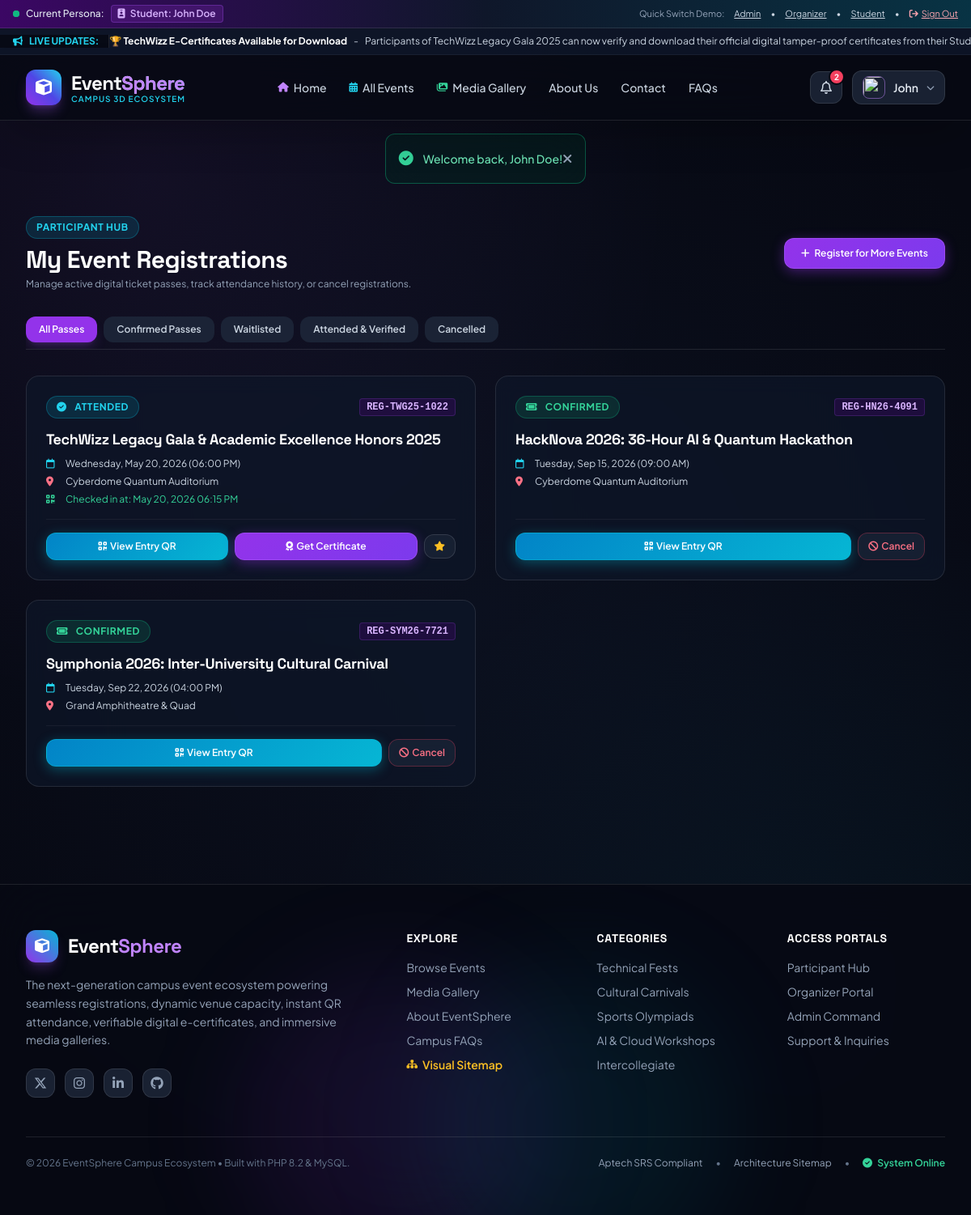
The app's page /student/my_events.php (signed in) with its own data.
### tables this page shows
CREATE TABLE `announcements` (
  `id` INT AUTO_INCREMENT PRIMARY KEY,
  `title` VARCHAR(200) NOT NULL,
  `content` TEXT NOT NULL,
  `target_role` ENUM('all', 'student', 'organizer', 'event_registrants') NOT NULL DEFAULT 'all',
  `event_id` INT DEFAULT NULL,
  `created_by` INT NOT NULL,
  `is_active` TINYINT(1) NOT NULL DEFAULT 1,
  `created_at` TIMESTAMP DEFAULT CURRENT_TIMESTAMP,
  FOREIGN KEY (`created_by`) REFERENCES `users`(`id`) ON DELETE CASCADE,
  FOREIGN KEY (`event_id`) REFERENCES `events`(`id`) ON DELETE CASCADE
);

CREATE TABLE `registrations` (
  `id` INT AUTO_INCREMENT PRIMARY KEY,
  `event_id` INT NOT NULL,
  `user_id` INT NOT NULL,
  `registration_code` VARCHAR(50) UNIQUE NOT NULL,
  `status` ENUM('confirmed', 'waitlisted', 'cancelled', 'attended') NOT NULL DEFAULT 'confirmed',
  `qr_token` VARCHAR(100) UNIQUE NOT NULL,
  `checked_in_at` DATETIME DEFAULT NULL,
  `certificate_issued` TINYINT(1) NOT NULL DEFAULT 0,
  `certificate_fee_paid` TINYINT(1) NOT NULL DEFAULT 0,
  `certificate_fee_txn` VARCHAR(100) DEFAULT NULL,
  `certificate_code` VARCHAR(100) DEFAULT NULL,
  `created_at` TIMESTAMP DEFAULT CURRENT_TIMESTAMP,
  FOREIGN KEY (`event_id`) REFERENCES `events`(`id`) ON DELETE CASCADE,
  FOREIGN KEY (`user_id`) REFERENCES `users`(`id`) ON DELETE CASCADE,
  UNIQUE KEY `unique_user_event` (`event_id`, `user_id`)
);

CREATE TABLE `events` (
  `id` INT AUTO_INCREMENT PRIMARY KEY,
  `title` VARCHAR(200) NOT NULL,
  `slug` VARCHAR(200) UNIQUE NOT NULL,
  `category_id` INT NOT NULL,
  `organizer_id` INT NOT NULL,
  `department` VARCHAR(100) NOT NULL,
  `description` LONGTEXT NOT NULL,
  `venue_id` INT DEFAULT NULL,
  `custom_venue_name` VARCHAR(150) DEFAULT NULL,
  `event_date` DATE NOT NULL,
  `start_time` TIME NOT NULL,
  `end_time` TIME NOT NULL,
  `registration_cutoff` DATETIME NOT NULL,
  `max_capacity` INT NOT NULL DEFAULT 50,
  `fee_amount` DECIMAL(10,2) DEFAULT 0.00,
  `certificate_fee` DECIMAL(10,2) DEFAULT 150.00,
  `banner_image` VARCHAR(255) DEFAULT NULL,
  `rulebook_file` VARCHAR(255) DEFAULT NULL,
  `status` ENUM('pending', 'approved', 'rejected', 'cancelled', 'completed') NOT NULL DEFAULT 'pending',
  `admin_notes` TEXT DEFAULT NULL,
  `featured` TINYINT(1) NOT NULL DEFAULT 0,
  `created_at` TIMESTAMP DEFAULT CURRENT_TIMESTAMP,
  FOREIGN KEY (`category_id`) REFERENCES `categories`(`id`) ON DELETE CASCADE,
  FOREIGN KEY (`organizer_id`) REFERENCES `users`(`id`) ON DELETE CASCADE,
  FOREIGN KEY (`venue_id`) REFERENCES `venues`(`id`) ON DELETE SET NULL
);

CREATE TABLE `venues` (
  `id` INT AUTO_INCREMENT PRIMARY KEY,
  `name` VARCHAR(150) NOT NULL,
  `building` VARCHAR(100) DEFAULT NULL,
  `location_details` TEXT DEFAULT NULL,
  `max_capacity` INT NOT NULL DEFAULT 100,
  `is_active` TINYINT(1) NOT NULL DEFAULT 1
);

### student/my_events.php (the view, shortened to what the rows shown need)
<?php
$user = current_user();
$db = getDB();
$sql = "
    SELECT r.*, e.title, e.event_date, e.start_time, e.end_time, e.banner_image, e.description, e.registration_cutoff,
           v.name as venue_name, c.name as category_name, c.badge_color
    FROM registrations r
    JOIN events e ON r.event_id = e.id
    JOIN categories c ON e.category_id = c.id
    LEFT JOIN venues v ON e.venue_id = v.id
    WHERE r.user_id = ?
";
$params = [$user['id']];
$sql .= " ORDER BY e.event_date ASC";
$registrations = [];
try {
    $stmt = $db->prepare($sql);
    $stmt->execute($params);
    $registrations = $stmt->fetchAll();
} catch (Exception $e) {}
require_once __DIR__ . '/../includes/header.php';
?>
<div class="max-w-7xl mx-auto px-4 sm:px-6 lg:px-8 py-10">
    <div class="mb-8 flex flex-col md:flex-row md:items-center justify-between gap-4">
        <div>
            <h1 class="font-heading font-extrabold text-3xl text-white">My Event Registrations</h1>
        </div>
    </div>
    <?php if (empty($registrations)): ?>
        <div class="glass-panel p-12 text-center max-w-lg mx-auto">
            <div class="w-16 h-16 rounded-2xl bg-slate-800 border border-white/10 flex items-center justify-center mx-auto mb-4 text-slate-400 text-2xl">
                <i class="fa-solid fa-ticket"></i>
            </div>
            <h3 class="font-heading font-bold text-xl text-white mb-2">No Registrations in this View</h3>
            <p class="text-slate-400 text-xs mb-6">Explore the upcoming event calendar and secure your participation pass.</p>
            <a href="<?= BASE_URL ?>/events.php" class="btn-neon-primary text-xs py-2 px-6">Explore All Events</a>
        </div>
    <?php else: ?>
        <div class="grid grid-cols-1 md:grid-cols-2 gap-6">
            <?php foreach ($registrations as $reg):
                $can_cancel = ($reg['status'] === 'confirmed' || $reg['status'] === 'waitlisted') && strtotime($reg['event_date']) >= strtotime(date('Y-m-d'));
            ?>
                <div class="glass-card-interactive p-6 rounded-2xl border border-white/10 flex flex-col justify-between">
                    <div>
                        <div class="flex items-center justify-between mb-3">
                            <span class="badge-neon badge-<?= $reg['status'] === 'confirmed' ? 'emerald' : ($reg['status'] === 'attended' ? 'cyan' : ($reg['status'] === 'waitlisted' ? 'amber' : 'rose')) ?>">
                                <i class="fa-solid <?= $reg['status'] === 'attended' ? 'fa-circle-check' : ($reg['status'] === 'confirmed' ? 'fa-ticket' : 'fa-clock') ?> mr-1"></i>
                                <?= strtoupper($reg['status']) ?>
                            </span>
                            <span class="text-xs font-mono font-bold text-purple-300 bg-purple-950/40 px-2 py-0.5 rounded border border-purple-500/20">
                                <?= htmlspecialchars($reg['registration_code']) ?>
                            </span>
                        </div>
                        <h3 class="font-heading font-bold text-lg text-white mb-2 line-clamp-1">
                            <a href="<?= BASE_URL ?>/event_detail.php?id=<?= $reg['event_id'] ?>" class="hover:text-cyan-300 transition">
                                <?= htmlspecialchars($reg['title']) ?>
                            </a>
                        </h3>
                        <div class="space-y-1.5 text-xs text-slate-300 mb-4">
                            <div class="flex items-center gap-2">
                                <i class="fa-regular fa-calendar text-cyan-400 w-4"></i>
                                <span><?= format_event_date($reg['event_date']) ?> (<?= format_event_time($reg['start_time']) ?>)</span>
                            </div>
                            <div class="flex items-center gap-2">
                                <i class="fa-solid fa-location-dot text-rose-400 w-4"></i>
                                <span><?= htmlspecialchars($reg['venue_name'] ?? 'Main Campus') ?></span>
                            </div>
                            <?php if ($reg['checked_in_at']): ?>
                                <div class="flex items-center gap-2 text-emerald-400">
                                    <i class="fa-solid fa-qrcode w-4"></i>
                                    <span>Checked in at: <?= date('M d, Y h:i A', strtotime($reg['checked_in_at'])) ?></span>
                                </div>
                            <?php endif; ?>
                        </div>
                    </div>
                    <div class="pt-4 border-t border-white/5 space-y-2.5">
                        <div class="flex items-center gap-2">
                            <?php if ($reg['status'] === 'confirmed' || $reg['status'] === 'attended'): ?>
                                <button onclick="showTicketPassModal('<?= htmlspecialchars(addslashes($reg['title'])) ?>', '<?= htmlspecialchars($reg['registration_code']) ?>', '<?= htmlspecialchars($reg['qr_token']) ?>', '<?= format_event_date($reg['event_date']) ?>', '<?= htmlspecialchars($reg['venue_name'] ?? 'Campus') ?>')" class="btn-neon-cyan flex-1 py-2 text-xs">
                                    <i class="fa-solid fa-qrcode mr-1"></i> View Entry QR
                                </button>
                            <?php endif; ?>
                            <?php if ($reg['status'] === 'attended'): ?>
                                <a href="<?= BASE_URL ?>/student/certificates.php" class="btn-neon-primary flex-1 py-2 text-xs text-center">
                                    <i class="fa-solid fa-award mr-1"></i> Get Certificate
                                </a>
                                <a href="<?= BASE_URL ?>/student/feedback.php?event_id=<?= $reg['event_id'] ?>" class="btn-glass py-2 px-3 text-xs" title="Submit Review">
                                    <i class="fa-solid fa-star text-amber-400"></i>
                                </a>
                            <?php endif; ?>
                            <?php if ($can_cancel): ?>
                                <form action="<?= BASE_URL ?>/api/cancel_registration.php" method="POST" onsubmit="return confirm('Are you sure you want to cancel your registration? If waitlisted students are in queue, the slot will be automatically transferred.');" class="inline">
                                    <button type="submit" class="btn-glass py-2 px-3 text-xs text-rose-400 hover:text-rose-300 hover:bg-rose-950/40 border-rose-500/30" title="Cancel Registration">
                                        <i class="fa-solid fa-ban mr-1"></i> Cancel
                                    </button>
                                </form>
                            <?php endif; ?>
                        </div>
                    </div>
                </div>
            <?php endforeach; ?>
        </div>
    <?php endif; ?>
</div>
<?php require_once __DIR__ . '/../includes/footer.php'; ?>

### includes/header.php (shortened to what the rows shown need)
<?php
require_once __DIR__ . '/../config/config.php';
$db = getDB();
$ticker_announcements = [];
try {
    $stmt = $db->query("SELECT title, content FROM announcements WHERE is_active = 1 ORDER BY id DESC LIMIT 5");
    $ticker_announcements = $stmt->fetchAll();
} catch (Exception $e) {}
?>
<!DOCTYPE html>
<html lang="en" class="dark">
<head>
    <script src="https://cdn.tailwindcss.com"></script>
    <link rel="stylesheet" href="https://cdnjs.cloudflare.com/ajax/libs/font-awesome/6.5.1/css/all.min.css">
    <link rel="stylesheet" href="<?= BASE_URL ?>/assets/css/style.css">
</head>
<body class="bg-dark-900 text-slate-100 flex flex-col min-h-screen">
<?php if (!empty($ticker_announcements)): ?>
<div class="ticker-wrap">
    <div class="ticker-move text-xs text-slate-300 flex items-center gap-8">
        <?php foreach ($ticker_announcements as $ann): ?>
            <span class="flex items-center gap-2">
                <span class="font-bold text-white"><?= htmlspecialchars($ann['title']) ?></span> -
                <span><?= htmlspecialchars($ann['content']) ?></span>
            </span>
        <?php endforeach; ?>
    </div>
</div>
<?php endif; ?>
<main class="flex-grow">

### records on screen
announcements: title "🏆 TechWizz E-Certificates Available for Download", content "Participants of TechWizz Legacy Gala 2025 can now verify and download their official digital tamper-proof certificates from their…"
registrations: status "ATTENDED", registration_code "REG-TWG25-1022", event.title "TechWizz Legacy Gala & Academic Excellence Honors 2025", event.event_date "Wednesday, May 20, 2026", event.start_time "06:00 PM", venues.name "Cyberdome Quantum Auditorium", checked_in_at "May 20, 2026 06:15 PM"
registrations: status "CONFIRMED", registration_code "REG-HN26-4091", event.title "HackNova 2026: 36-Hour AI & Quantum Hackathon", event.event_date "Tuesday, Sep 15, 2026", event.start_time "09:00 AM", venues.name "Cyberdome Quantum Auditorium"
registrations: status "CONFIRMED", registration_code "REG-SYM26-7721", event.title "Symphonia 2026: Inter-University Cultural Carnival", event.event_date "Tuesday, Sep 22, 2026", event.start_time "04:00 PM", venues.name "Grand Amphitheatre & Quad"

### other values on screen
$current_user['role'] "Student"
$current_user['name'] "John Doe"
$unread_notif_count "2"
explode(' ', $current_user['name'])[0] "John"
$flash['message'] "Welcome back, John Doe!"
